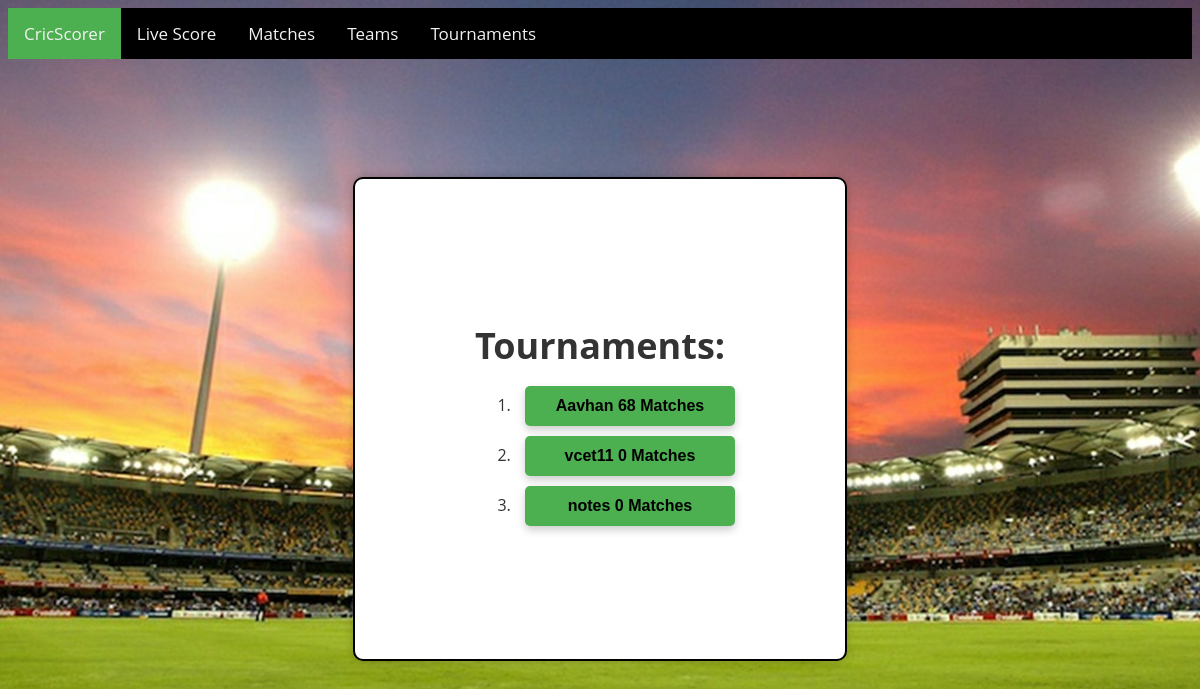
The page /tournament_list/ on the database as committed earlier.
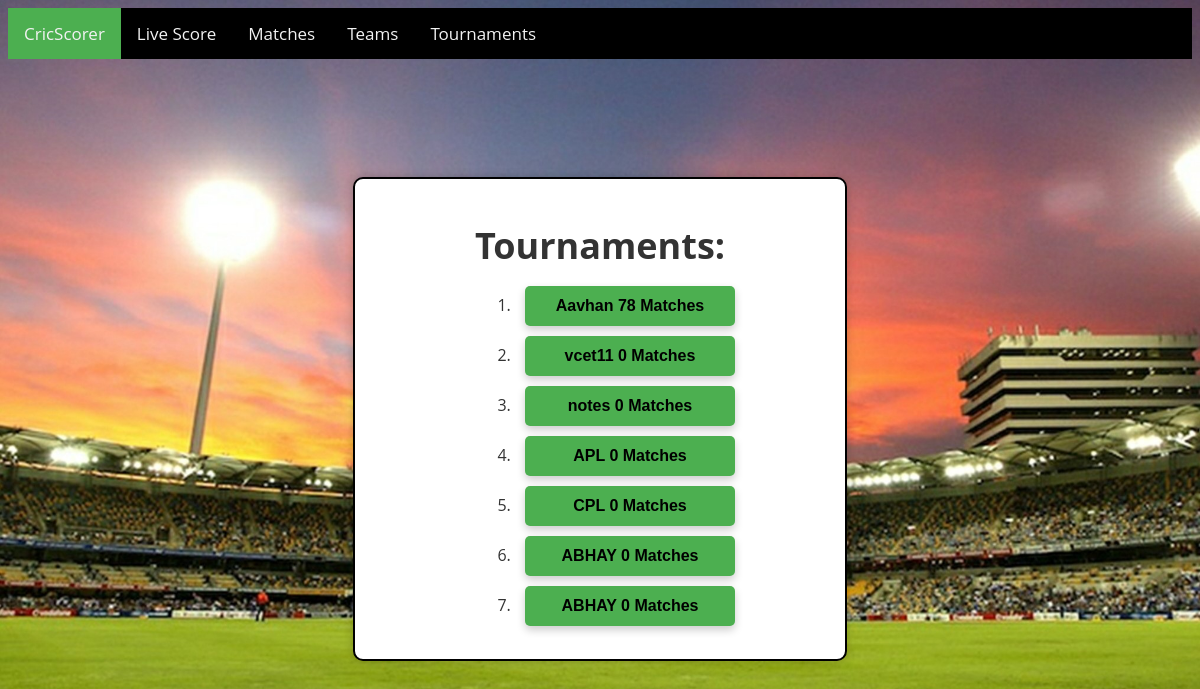
The same page on the database as committed later.
### scoring/models.py (models this page shows, shortened)
class Tournament(models.Model):
    name = models.CharField(max_length=200, null=True)
    start_date = models.DateTimeField(null=True)
    end_date = models.DateTimeField(null=True)
    location = models.CharField(max_length=200, null=True)
    teams = models.ManyToManyField(
        'Team', blank=True, related_name='tournaments')

class Makematch(models.Model):
    tournament_name = models.ForeignKey(
        Tournament, on_delete=models.CASCADE, blank=True, default=0)
    team_1 = models.ForeignKey(
        Team, related_name="team_1", on_delete=models.CASCADE)
    team_2 = models.ForeignKey(
        Team, related_name="team_2", on_delete=models.CASCADE)
    team_a_score = models.IntegerField(default=0)
    team_b_score = models.IntegerField(default=0)
    winner = models.ForeignKey(
        Team, related_name='winner', on_delete=models.CASCADE, null=True, blank=True)

### scoring/views.py (the view)
# urls.py: path('tournament_list/', views.tournament_list, name="tournament_list"),
def tournament_list(request):
    tournaments = Tournament.objects.all()
    return render(request, 'scoring/tournaments_list.html', {'tournaments': tournaments})

### scoring/models.py (called while the page is built)
    def __str__(self):
        return self.name

### scoring/templates/scoring/tournaments_list.html (shortened to what this page needs)
{% extends 'scoring/base.html' %}
{% block content %}
<div class="center">
  <div class="container">
    <div class="text-center">
      <h1 class="mb-5">Tournaments:</h1>
      <ol class="list-group list-group-numbered">
        {% for tournament in tournaments %}
        <li class="list-group-item d-flex justify-content-between align-items-start mb-4">
          <div class="ms-2 me-auto">
            <div class="fw-bold mb-3"><button class="btn btn-outline-secondary btn-sm" onclick="toggleMatches({{tournament.id}})">{{tournament.name}} <span class="badge bg-secondary">{{tournament.makematch_set.all|length}} Matches</span></button></div>
          </div>
        </li>
        {% endfor %}
      </ol>
    </div>
  </div>
</div>
{% endblock %}

Rows that differ between the two databases and show on the page:
computed for Tournament "Aavhan": makematch_set.all|length "68" → "78"
added Tournament: name "APL", makematch_set.all|length "0"
added Tournament: name "CPL", makematch_set.all|length "0"
added Tournament: name "ABHAY", makematch_set.all|length "0"
added Tournament: name "ABHAY", makematch_set.all|length "0"
